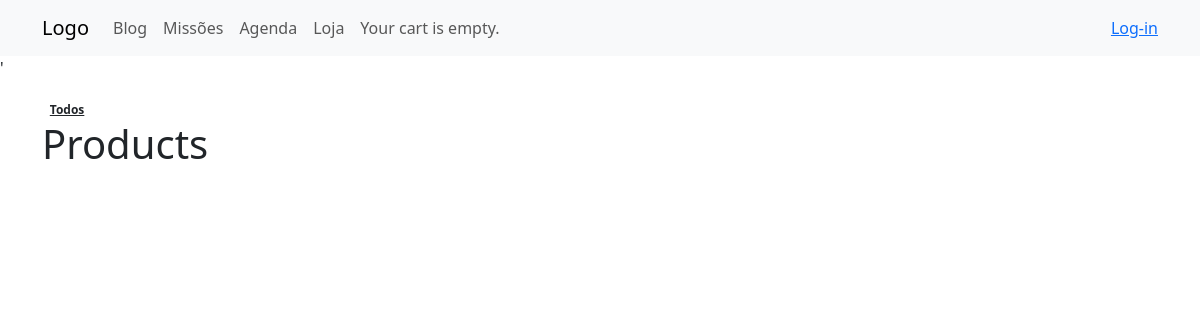
/store/, run on an earlier commit of the app's database.
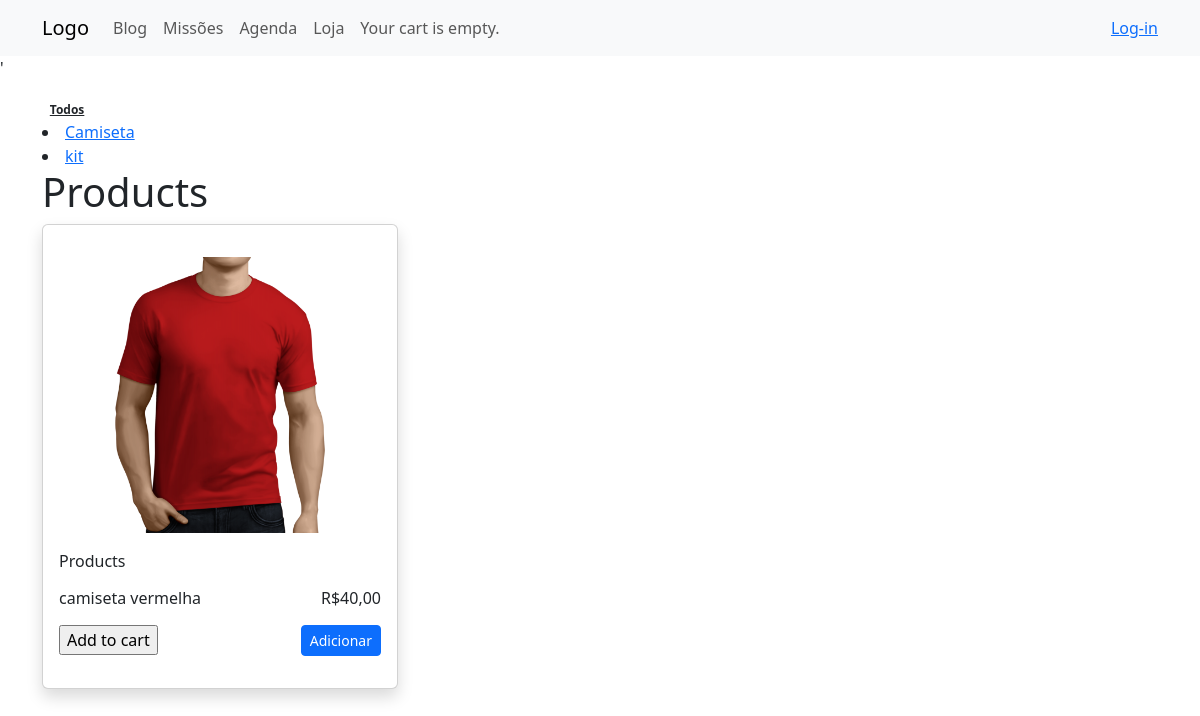
And on a later commit of the database.
### store/models.py (models this page shows, shortened)
class Category(models.Model):
    name = models.CharField(max_length=200)
    slug = models.SlugField(max_length=200, unique=True)
    class Meta:
        ordering = ['name']
        indexes = [
            models.Index(fields=['name']),
        ]
        verbose_name = 'categoria'
        verbose_name_plural = 'categorias'
    def get_absolute_url(self):
        return reverse('store:product_list_by_category',
                       args=[self.slug])

class Product(models.Model):
    mission = models.ForeignKey(Mission, related_name='mission', on_delete=models.CASCADE)
    category = models.ForeignKey(Category, related_name='products', on_delete=models.CASCADE)
    name = models.CharField(max_length=200)
    slug = models.SlugField(max_length=200)
    image = models.ImageField(upload_to='products/%Y/%m/%d', blank=True)
    description = models.TextField(blank=True)
    price = models.DecimalField(max_digits=10, decimal_places=2)
    available = models.BooleanField(default=True)
    created = models.DateTimeField(auto_now_add=True)
    updated = models.DateTimeField(auto_now=True)
    class Meta:
        ordering = ['name']
        indexes = [
            models.Index(fields=['id', 'slug']),
            models.Index(fields=['name']),
            models.Index(fields=['-created']),
        ]
    def get_absolute_url(self):
        return reverse('store:product_detail',
                       args=[self.id, self.slug])

### store/views.py (the view)
# urls.py: path('', views.product_list, name='product_list'),
def product_list(request, category_slug=None):
    category = None
    categories = Category.objects.all()
    products = Product.objects.filter(available=True)
    if category_slug:
        category = get_object_or_404(Category,
                                     slug=category_slug)
        products = products.filter(category=category)
    return render(request,
                  'store/product/list.html',
                  {'category': category,
                   'categories': categories,
                   'products': products})

### cart/cart.py (called while the page is built)
    def __len__(self):
        return sum(item['quantity'] for item in self.cart.values())

### cart/context_processors.py (called while the page is built)
def cart(request):
    return {'cart': Cart(request)}

### store/templates/store/product/list.html (shortened to what this page needs)
{% extends "base.html" %}
{% load blog_tags %}
{% load static %}
{% block body %}
<div>
    <div>
      <div>
        {% if not category %}
            <a href="{% url 'store:product_list' %}" class="badge badge-light text-dark">Todos</a>
        {% else %}
            <a href="{% url 'store:product_list' %}" class="badge badge-primary">Todos</a>
        {% endif %}
      </div>
      {% for c in categories %}
        <li >
          <a href="{{ c.get_absolute_url }}">{{ c.name }}</a>
        </li>
      {% endfor %}
    </div>
</div>
  <div id="main" class="product-list">
    <h1>{% if category %}{{ category.name }}{% else %}Products
    {% endif %}</h1>
    <div class="row">
        {% for product in products %}
            <div class="col-12 col-md-4 mb-3">
                <div class="card shadow pt-3">
                    <div class="card-body">
                        <div class="mb-3">
                            <a href="{{ product.get_absolute_url }}">
                                <img src="{% if product.image %}{{ product.image.url }}{% else %}{% static 'img/no_image.png' %}{% endif %}" class="rounded img-fluid w-100">
                            </a>
                        </div>
                        <div class="mb-3 d-flex justify-content-between">
                            <div>
                                {% if category %}
                                    {{ category.name }}
                                {% else %}
                                    Products
                                {% endif %}
                            </div>
                        </div>
                        <div class="mb-3">
                            <h6 class="d-flex justify-content-between">
                                <div>{{ product.name }}</div>
                                <div>R${{ product.price }}</div>
                            </h6>
                        </div>
                        <div class="mb-3 d-flex justify-content-between">
                            <div>
                                <form action="{% url "cart:cart_add" product.id %}" method="post">
                                    <input type="submit" value="Add to cart">
                                </form>
                            </div>
                            <div>
                                <button type="button" class="btn btn-primary btn-sm">Adicionar</button>
                            </div>
                        </div>
                    </div>
                </div>
            </div>
            {% endfor %}
    </div>
  </div>
{% endblock %}

What changed in the data, as far as the page shows it:
added Category: name "Camiseta"
added Category: name "kit"
added Product: image (picture), name "camiseta vermelha", price "40,00"
